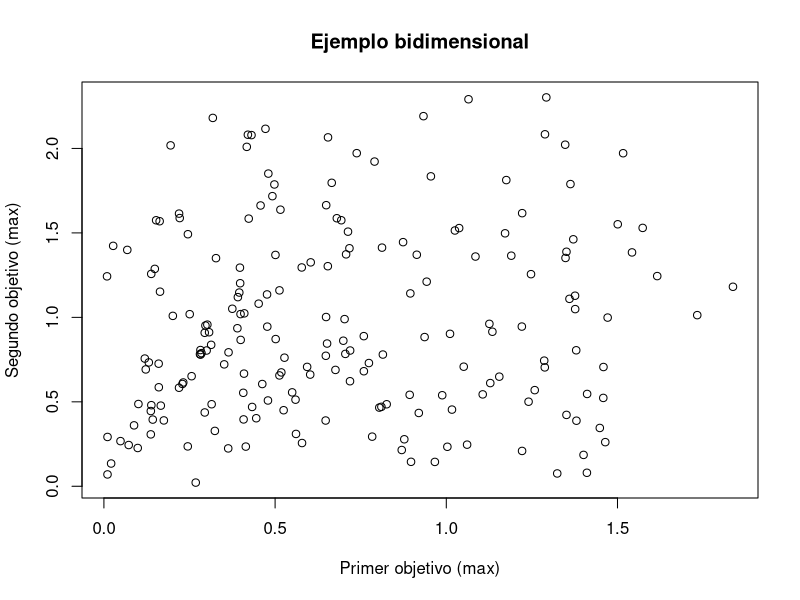
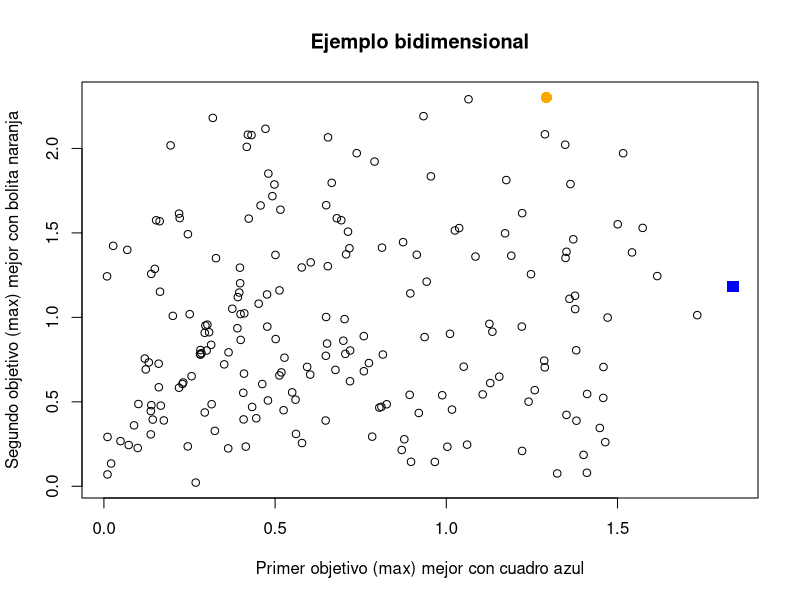
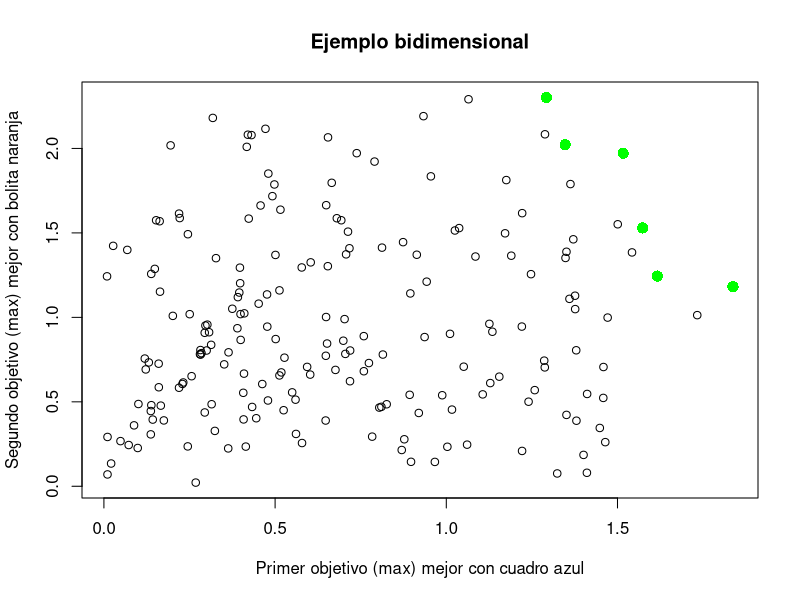
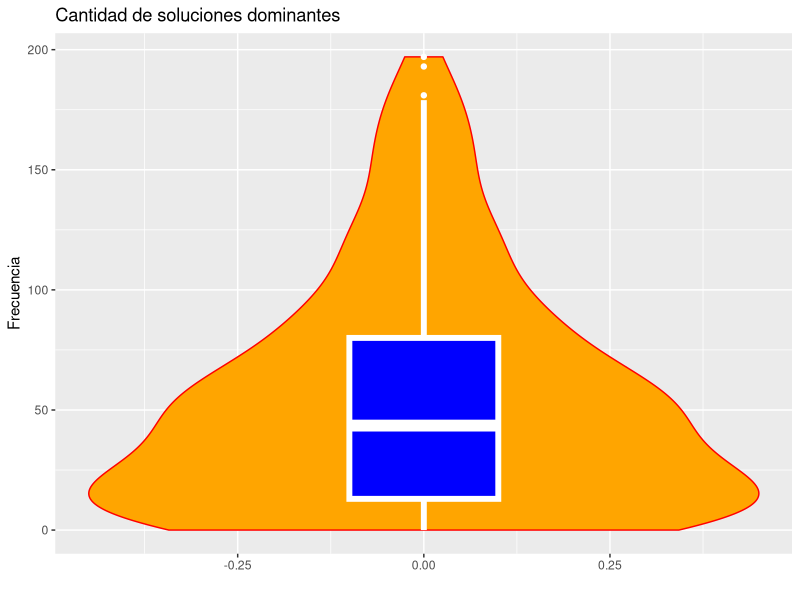

These figures' R source, in order:
pick.one <- function(x) {
    if (length(x) == 1) {
        return(x)
    } else {
        return(sample(x, 1))
    }
}
 
poli <- function(maxdeg, varcount, termcount) {
    f <- data.frame(variable=integer(), coef=integer(), degree=integer())
    for (t in 1:termcount) {
        var <- pick.one(1:varcount)
        deg <- pick.one(1:maxdeg)
        f <-  rbind(f, c(var, runif(1), deg))
    }
    names(f) <- c("variable", "coef", "degree")
    return(f)
}
 
eval <- function(pol, vars, terms) {
    value <- 0.0
    for (t in 1:terms) {
        term <- pol[t,]
        value <-  value + term$coef * vars[term$variable]^term$degree
    }
    return(value)
}
 
domin.by <- function(target, challenger, total) {
    if (sum(challenger < target) > 0) {
        return(FALSE) # hay empeora
    } # si no hay empeora, vemos si hay mejora
    return(sum(challenger > target) > 0)
}
 
vc <- 4
md <- 3
tc <- 5
k <- 2 # cuantas funciones objetivo
obj <- list()
for (i in 1:k) {
    obj[[i]] <- poli(vc, md, tc)
}
minim <- (runif(k) > 0.5)
sign <- (1 + -2 * minim)
n <- 200 # cuantas soluciones aleatorias
sol <- matrix(runif(vc * n), nrow=n, ncol=vc)
val <- matrix(rep(NA, k * n), nrow=n, ncol=k)
for (i in 1:n) { # evaluamos las soluciones
    for (j in 1:k) { # para todos los objetivos
        val[i, j] <- eval(obj[[j]], sol[i,], tc)
    }
}
mejor1 <- which.max(sign[1] * val[,1])
mejor2 <- which.max(sign[2] * val[,2])
cual <- c("max", "min")
xl <- paste("Primer objetivo (", cual[minim[1] + 1], ")", sep="")
yl <- paste("Segundo objetivo (", cual[minim[2] + 1], ")", sep="")
png("p11_init.png")
plot(val[,1], val[,2], xlab=xl, ylab=yl, main="Ejemplo bidimensional")
graphics.off()
png("p11_mejores.png")
plot(val[,1], val[,2], xlab=paste(xl, "mejor con cuadro azul"),
     ylab=paste(yl,"mejor con bolita naranja"),
     main="Ejemplo bidimensional")
points(val[mejor1, 1], val[mejor1, 2], col="blue", pch=15, cex=1.5)
points(val[mejor2, 1], val[mejor2, 2], col="orange", pch=16, cex=1.5)
graphics.off()
no.dom <- logical()
dominadores <- integer()
for (i in 1:n) {
    d <- logical()
    for (j in 1:n) {
        d <- c(d, domin.by(sign * val[i,], sign * val[j,], k))
    }
    cuantos <- sum(d)
    dominadores <- c(dominadores, cuantos)
    no.dom <- c(no.dom, cuantos == 0) # nadie le domina
}
frente <- subset(val, no.dom) # solamente las no dominadas
png("p11_frente.png")
plot(val[,1], val[,2], xlab=paste(xl, "mejor con cuadro azul"),
     ylab=paste(yl,"mejor con bolita naranja"),
     main="Ejemplo bidimensional")
points(frente[,1], frente[,2], col="green", pch=16, cex=1.5)
graphics.off()
library(ggplot2) # recordar instalar si hace falta
data <- data.frame(pos=rep(0, n), dom=dominadores)
png("p11_violin.png")
gr <- ggplot(data, aes(x=pos, y=dom)) + geom_violin(fill="orange", color="red")
gr + geom_boxplot(width=0.2, fill="blue", color="white", lwd=2) +
    xlab("") +
    ylab("Frecuencia") +
    ggtitle("Cantidad de soluciones dominantes")
graphics.off()
